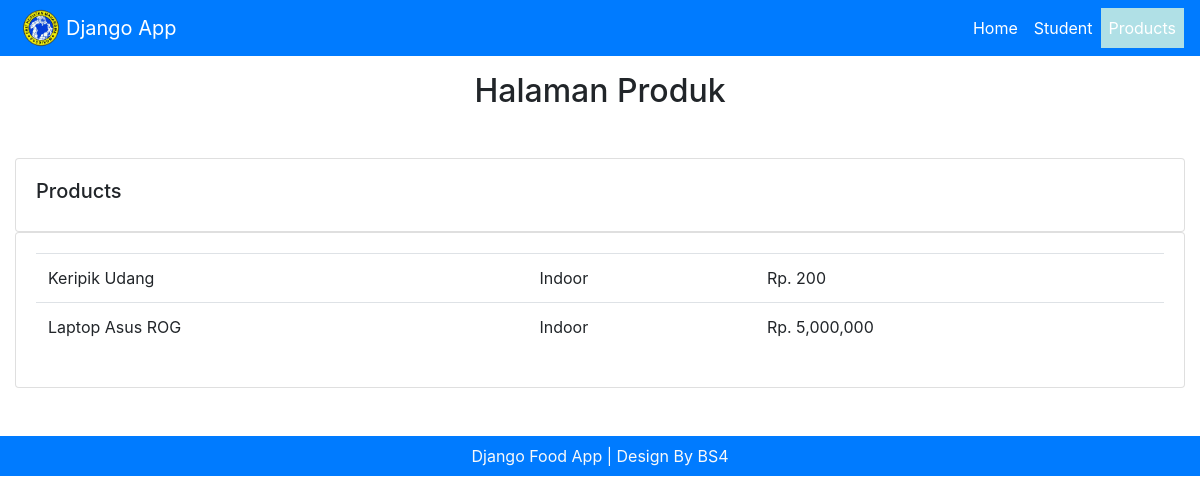
/products/, run on an earlier commit of the app's database.
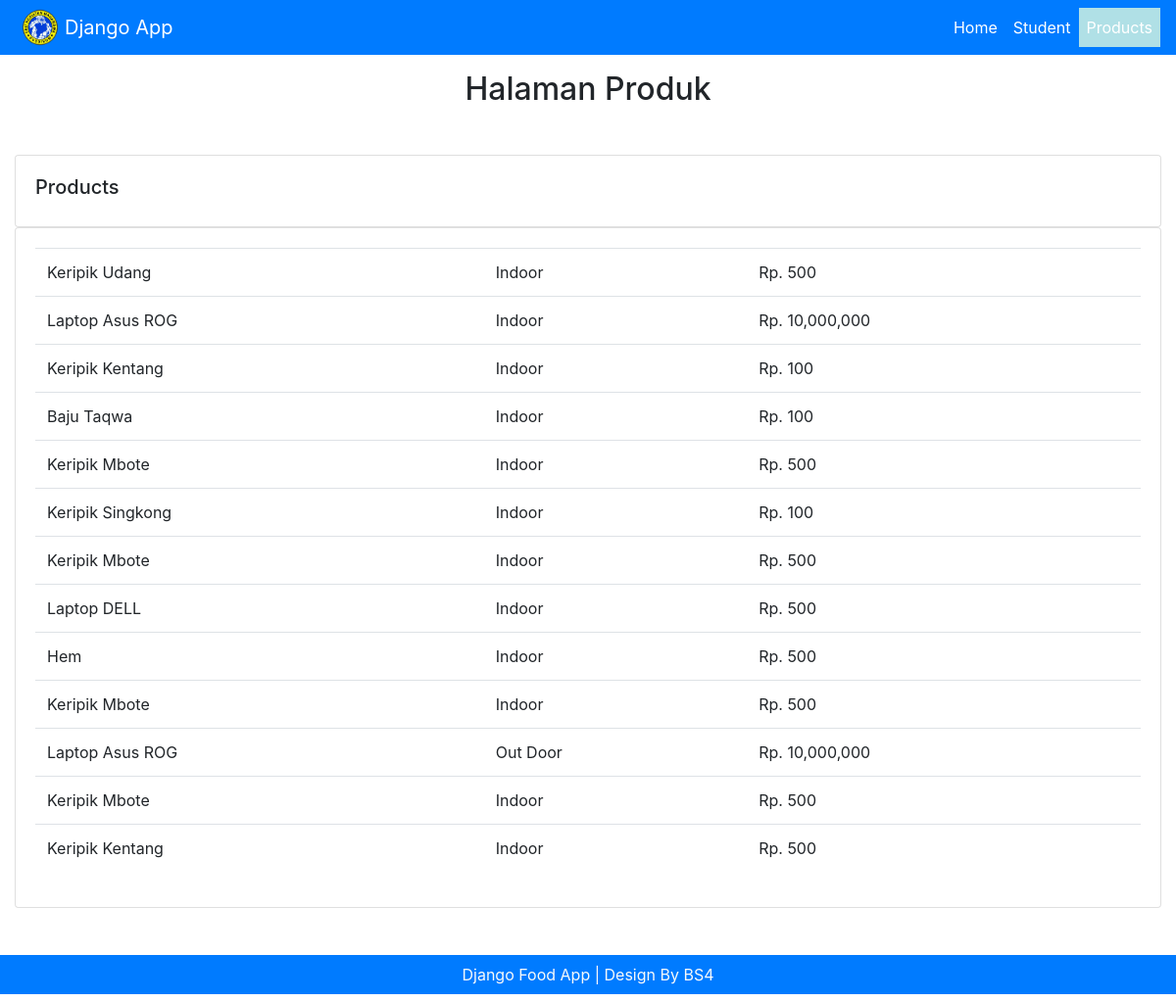
And on a later commit of the database.
### masruri/models.py (models this page shows, shortened)
class Product(models.Model):
    CATEGORY = (
        ('Indoor', 'Indoor'),
        ('Out Door', 'Out Door'),
    )
    name = models.CharField(max_length=200, blank=True, null=True)
    price = models.IntegerField(blank=True, null=True)
    category = models.CharField(
        max_length=200, blank=True, null=True, choices=CATEGORY)
    description = models.CharField(max_length=200, blank=True, null=True)
    date_created = models.DateTimeField(auto_now_add=True, null=True)
    tag = models.ManyToManyField(Tag)

### masruri/views.py (the view)
# urls.py: path('products/', views.products, name='products'),
def products(request):
    list_product = Product.objects.all()
    data = {
        'judul': 'Halaman Produk',
        'menu': 'products',
        'product': list_product,
    }
    return render(request, 'products.html', data)

### masruri/templates/products.html
{% extends "main.html" %}
{% load humanize %}
{% block content %}
<div class="container-fluid">
    <h2 class="text-center my-3">{{ judul }}</h2>
    <div class="row my-5">
        <div class="col-md">
            <div class="card card-body">
                <h5>Products</h5>
            </div>
            <div class="card card-body">
                <table class="table">
                    {% for dataproduct in product %}
                    <tr>
                        <td>{{ dataproduct.name }}</td>
                        <td>{{ dataproduct.category }}</td>
                        <td>Rp. {{ dataproduct.price|intcomma}}</td>
                    </tr>
                    {% endfor %}
                </table>
            </div>
        </div>
    </div>
</div>
{% endblock content %}

What changed in the data, as far as the page shows it:
changed Product "Keripik Udang": price "200" → "500"
changed Product (number 2 of 13 on the later page): price "5,000,000" → "10,000,000"
added Product: name "Keripik Kentang", category "Indoor", price "100"
added Product: name "Baju Taqwa", category "Indoor", price "100"
added Product: name "Keripik Mbote", category "Indoor", price "500"
added Product: name "Keripik Singkong", category "Indoor", price "100"
added Product: name "Keripik Mbote", category "Indoor", price "500"
added Product: name "Laptop DELL", category "Indoor", price "500"
added Product: name "Hem", category "Indoor", price "500"
added Product: name "Keripik Mbote", category "Indoor", price "500"
added Product: name "Laptop Asus ROG", category "Out Door", price "10,000,000"
added Product: name "Keripik Mbote", category "Indoor", price "500"
added Product: name "Keripik Kentang", category "Indoor", price "500"
